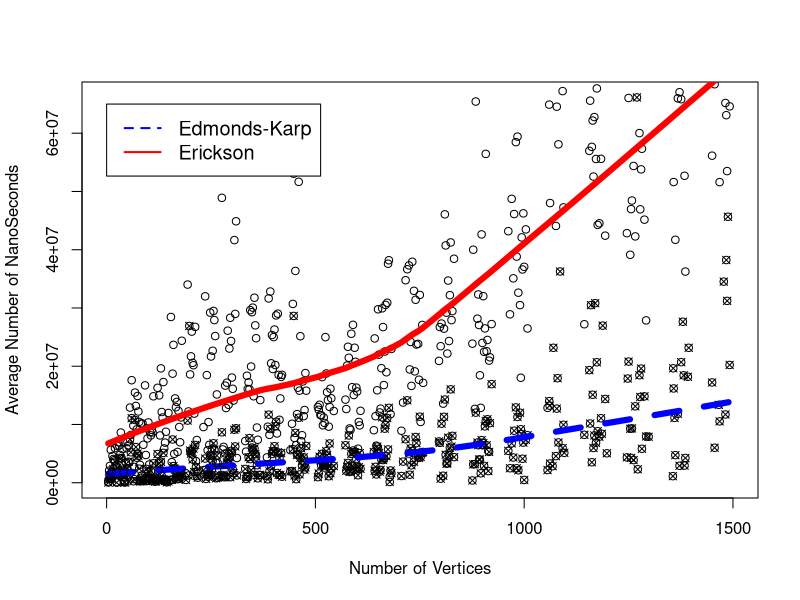

This figure's R source:
data <- read.csv("output.txt", sep=",")
colnames(data) <- c("numVertices", "edmondsKarpTime", "ericksonTime")

topnum <- max(data$numVertices)
numVertices <- seq(1,topnum,1)
edmondsAverages <- rep(NA,topnum-1)
edmondsStd <- rep(NA,topnum-1)

ericksonAverages <- rep(NA,topnum-1)
ericksonStd <- rep(NA,topnum-1)

for (i in 1:topnum){
    edmondsAverages[i] <- mean(data[data$numVertices==i,2], na.rm=TRUE)
    edmondsStd[i] <- var(data[data$numVertices==i,2], na.rm=TRUE)^(0.5)
    print(i)
}
for (i in 1:topnum){
    ericksonAverages[i] <- mean(data[data$numVertices==i,3])
    ericksonStd[i] <- var(data[data$numVertices==i,3])^(0.5)
}

resultingData <- data.frame(numVertices, edmondsAverages, edmondsStd, ericksonAverages, ericksonStd)

numVertices <- numVertices[1:1500]
edmondsAverages <- edmondsAverages[1:1500]
ericksonAverages <- ericksonAverages[1:1500]

ekt = na.omit(cbind(numVertices, edmondsAverages))
ert = na.omit(cbind(numVertices, ericksonAverages))

plot(numVertices, edmondsAverages, pch=13, xlab="Number of Vertices", ylab="Average Number of NanoSeconds")
lines(lowess(ekt[,1],ekt[,2]), col="blue", lty=2, lwd=6)
points(numVertices, ericksonAverages)
lines(lowess(ert[,1],ert[,2]), col="red", lwd=6)
legend(0, 65000000, c("Edmonds-Karp","Erickson"), lty=c(2,1), col=c("blue", "red"), lwd=2, cex=1.2)
